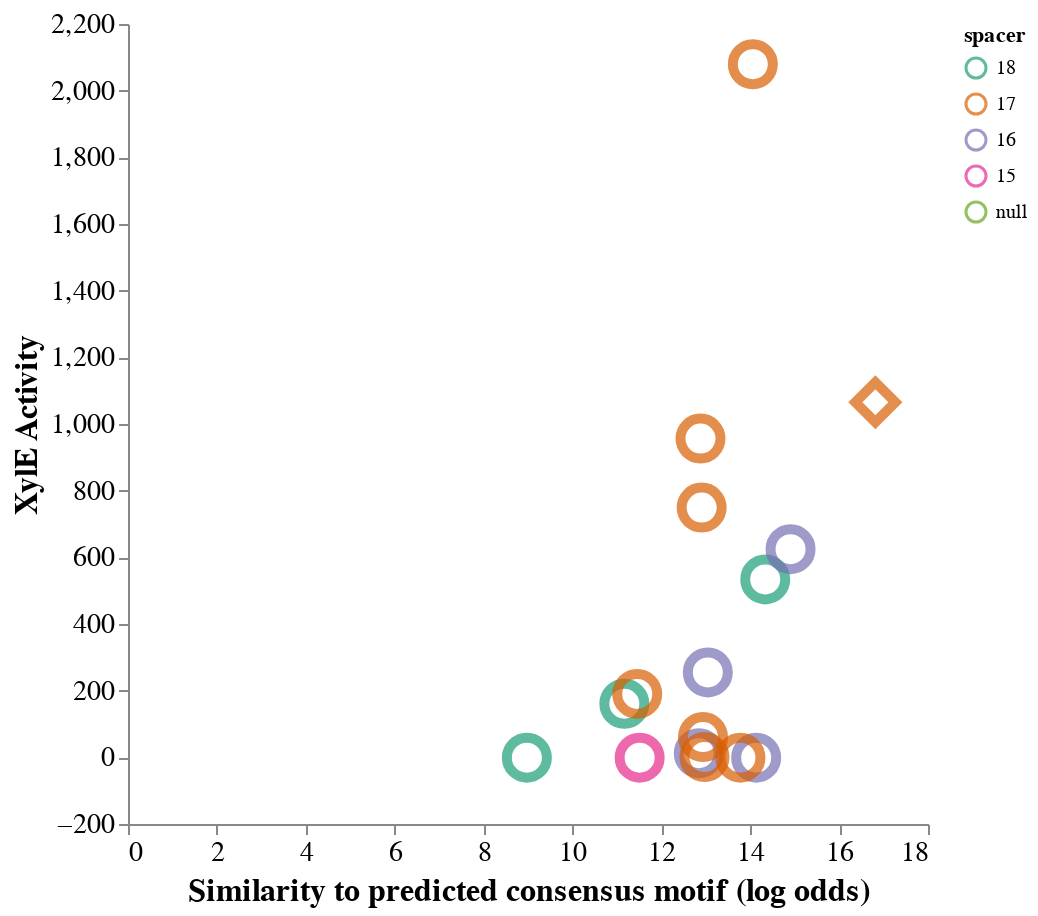

The code cell stored with this chart in its notebook:
### Markdown cell above
# score vs xylE

### Code cell
# scatter plot of hex1 vs hex 2
dfx = xyle_df[xyle_df['assayed'] == 1]
# separate synthetic consensus promoter
synth = xyle_df[xyle_df['locus_tag'] == "Temp1"]
dfx = dfx[dfx['locus_tag'] != "Temp1"]

# plot promoter predictions as circles
scatter = alt.Chart(dfx).mark_point().encode(
    x=alt.X('total_score:Q',axis=alt.Axis(title="Similarity to predicted consensus motif (log odds)")),
    y=alt.Y('mean_xyle:Q',axis=alt.Axis(title="XylE Activity")),
    color=alt.Color('spacer:N',scale=alt.Scale(scheme='dark2'),sort='descending'),
    # sinebow, tableau10, viridis, set2
    size=alt.value(400),
    strokeWidth=alt.value(5),
    tooltip=["desc:N","hex1:N",'hex2:N','total_score:Q','mean_xyle:Q'],
)

# plot synthetic consensus as a diamond
consensus = alt.Chart(synth).mark_point(
    shape='diamond'
).encode(
    x=alt.X('total_score:Q',axis=alt.Axis(title="Similarity to predicted consensus motif (log odds)")),
    y=alt.Y('mean_xyle:Q',axis=alt.Axis(title="XylE Activity")),
    color=alt.Color('spacer:N',scale=alt.Scale(scheme='dark2'),sort='descending'),
    # sinebow, tableau10, viridis, set2
    size=alt.value(400),
    strokeWidth=alt.value(5),
    tooltip=["desc:N","hex1:N",'hex2:N','total_score:Q','mean_xyle:Q'],
)

#combo.save('consensus_scatter.html')
chart = scatter + consensus
    
chart.properties(
    width=400,
    height=400
).configure_axis(
    labelFontSize=14,
    titleFontSize=16,
    grid=False
).configure_view(
    strokeWidth=0
).interactive()

### Figure 1 — Vega-Lite specification as saved in the notebook (floating-point values rounded to 4 significant figures)
{"config": {"view": {"continuousWidth": 400, "continuousHeight": 300, "strokeWidth": 0}, "axis": {"grid": false, "labelFontSize": 14, "titleFontSize": 16}}, "layer": [{"data": {"name": "data-b27e710e72d23e3da5a265bd1ea6e6b6"}, "mark": "point", "encoding": {"color": {"type": "nominal", "field": "spacer", "scale": {"scheme": "dark2"}, "sort": "descending"}, "size": {"value": 400}, "strokeWidth": {"value": 5}, "tooltip": [{"type": "nominal", "field": "desc"}, {"type": "nominal", "field": "hex1"}, {"type": "nominal", "field": "hex2"}, {"type": "quantitative", "field": "total_score"}, {"type": "quantitative", "field": "mean_xyle"}], "x": {"type": "quantitative", "axis": {"title": "Similarity to predicted consensus motif (log odds)"}, "field": "total_score"}, "y": {"type": "quantitative", "axis": {"title": "XylE Activity"}, "field": "mean_xyle"}}, "selection": {"selector001": {"type": "interval", "bind": "scales", "encodings": ["x", "y"]}}}, {"data": {"name": "data-397365573a9db03933d32c473fda4289"}, "mark": {"type": "point", "shape": "diamond"}, "encoding": {"color": {"type": "nominal", "field": "spacer", "scale": {"scheme": "dark2"}, "sort": "descending"}, "size": {"value": 400}, "strokeWidth": {"value": 5}, "tooltip": [{"type": "nominal", "field": "desc"}, {"type": "nominal", "field": "hex1"}, {"type": "nominal", "field": "hex2"}, {"type": "quantitative", "field": "total_score"}, {"type": "quantitative", "field": "mean_xyle"}], "x": {"type": "quantitative", "axis": {"title": "Similarity to predicted consensus motif (log odds)"}, "field": "total_score"}, "y": {"type": "quantitative", "axis": {"title": "XylE Activity"}, "field": "mean_xyle"}}}], "height": 400, "width": 400, "$schema": "https://vega.github.io/schema/vega-lite/v4.0.2.json", "datasets": {"data-b27e710e72d23e3da5a265bd1ea6e6b6": [{"locus_tag": "EQU24_RS02895", "desc": "EQU24_RS02895||exosortase system-associated protein, TIGR04073 family", "manual_desc": "Exosortase system-associated protein - EQU24_RS02895", "motif_block": "TTGACAACATTCAACCTTTAGGCTATTGT", "hex1": "TTGACA", "hex1_score": 8.353, "hex2": "TATTGT", "hex2_score": 5.705, "total_score": 14.06, "spacer": 17.0, "rep1": 2438.0, "rep2": 2572.0, "rep3": 1228.0, "assayed": 1, "include?": 1, "category": "prediction", "mean_xyle": 2079.0, "std_xyle": 604.2, "std_low": 1475.0, "std_high": 2684.0}, {"locus_tag": "EQU24_RS02970", "desc": "EQU24_RS02970|pqqA|pyrroloquinoline quinone precursor peptide PqqA", "manual_desc": "PQQ precursor peptide (pqqA) - EQU24_RS02970", "motif_block": "TTGCTTTGCCTAAATTATCGTCGTATACT", "hex1": "TTGCTT", "hex1_score": 5.215, "hex2": "TATACT", "hex2_score": 7.692, "total_score": 12.91, "spacer": 17.0, "rep1": 675.2, "rep2": 789.0, "rep3": 783.2, "assayed": 1, "include?": 1, "category": "scramble", "mean_xyle": 749.1, "std_xyle": 52.33, "std_low": 696.8, "std_high": 801.5}, {"locus_tag": "EQU24_RS03495", "desc": "EQU24_RS03495||cold-shock protein", "manual_desc": "Cold-shock protein - EQU24_RS03495", "motif_block": "TTGACTTTGGGGAAATAAGGCATAGAAT", "hex1": "TTGACT", "hex1_score": 7.306, "hex2": "TAGAAT", "hex2_score": 5.74, "total_score": 13.05, "spacer": 16.0, "rep1": 213.0, "rep2": 362.6, "rep3": 189.0, "assayed": 1, "include?": 1, "category": "prediction", "mean_xyle": 254.9, "std_xyle": 76.81, "std_low": 178.1, "std_high": 331.7}, {"locus_tag": "EQU24_RS07185", "desc": "EQU24_RS07185||glutamate--ammonia ligase", "manual_desc": "Glutamate-ammonia ligase - EQU24_RS07185", "motif_block": "TTGTAATTGAGATCAATTAGTTGCTTATAT", "hex1": "TTGTAA", "hex1_score": 5.04, "hex2": "TTATAT", "hex2_score": 3.934, "total_score": 8.974, "spacer": 18.0, "rep1": -1.0, "rep2": -1.0, "rep3": -1.0, "assayed": 1, "include?": 0, "category": "prediction", "mean_xyle": -1.0, "std_xyle": 0.0, "std_low": -1.0, "std_high": -1.0}, {"locus_tag": "EQU24_RS10370", "desc": "EQU24_RS10370|acpP|acyl carrier protein", "manual_desc": "Acyl carrier protein - EQU24_RS10370", "motif_block": "GTGATATTTTTATAATATAAAGTATAAT", "hex1": "GTGATA", "hex1_score": 4.381, "hex2": "TATAAT", "hex2_score": 8.462, "total_score": 12.84, "spacer": 16.0, "rep1": 12.0, "rep2": 37.8, "rep3": -12.8, "assayed": 1, "include?": 0, "category": "prediction", "mean_xyle": 12.33, "std_xyle": 20.66, "std_low": -8.325, "std_high": 32.99}, {"locus_tag": "EQU24_RS12095", "desc": "EQU24_RS12095||cytochrome c", "manual_desc": "Cytochrome c - EQU24_RS12095", "motif_block": "TTGAATTTTTACGTTAAATCCCCTATTCT", "hex1": "TTGAAT", "hex1_score": 5.952, "hex2": "TATTCT", "hex2_score": 6.985, "total_score": 12.94, "spacer": 17.0, "rep1": 93.4, "rep2": 45.6, "rep3": 43.6, "assayed": 1, "include?": 0, "category": "prediction", "mean_xyle": 60.87, "std_xyle": 23.02, "std_low": 37.85, "std_high": 83.89}, {"locus_tag": "EQU24_RS12525", "desc": "EQU24_RS12525|ssrA|transfer-messenger RNA", "manual_desc": "Transfer-messenger RNA (ssrA) - EQU24_RS12525", "motif_block": "TTGCTAATGATGAATTTAATTGTTAATAT", "hex1": "TTGCTA", "hex1_score": 6.263, "hex2": "TAATAT", "hex2_score": 6.618, "total_score": 12.88, "spacer": 17.0, "rep1": 987.2, "rep2": 1047.0, "rep3": 834.4, "assayed": 1, "include?": 1, "category": "scramble", "mean_xyle": 956.3, "std_xyle": 89.65, "std_low": 866.7, "std_high": 1046.0}, {"locus_tag": "EQU24_RS15100", "desc": "EQU24_RS15100||HU family DNA-binding protein", "manual_desc": "HU family DNA-binding protein - EQU24_RS15100", "motif_block": "TTGACACTTTATGAGTCGTGTTGATATAAA", "hex1": "TTGACA", "hex1_score": 8.353, "hex2": "TATAAA", "hex2_score": 5.984, "total_score": 14.34, "spacer": 18.0, "rep1": 600.4, "rep2": 492.8, "rep3": 507.8, "assayed": 1, "include?": 1, "category": "prediction", "mean_xyle": 533.7, "std_xyle": 47.58, "std_low": 486.1, "std_high": 581.2}, {"locus_tag": "EQU24_RS15535", "desc": "EQU24_RS15535||hypothetical protein", "manual_desc": "hypothetical protein - EQU24_RS15535", "motif_block": "TTTACTAAGAAAGGCTGATCAAGGTATAGT", "hex1": "TTTACT", "hex1_score": 4.756, "hex2": "TATAGT", "hex2_score": 6.411, "total_score": 11.17, "spacer": 18.0, "rep1": 187.6, "rep2": 155.8, "rep3": 139.0, "assayed": 1, "include?": 0, "category": "prediction", "mean_xyle": 160.8, "std_xyle": 20.15, "std_low": 140.6, "std_high": 181.0}, {"locus_tag": "EQU24_RS15745", "desc": "EQU24_RS15745||cold-shock protein", "manual_desc": "Cold-shock protein - EQU24_RS15745", "motif_block": "TTGCTTTCCTGATTAGCCGGCTTTATTAT", "hex1": "TTGCTT", "hex1_score": 5.215, "hex2": "TATTAT", "hex2_score": 7.756, "total_score": 12.97, "spacer": 17.0, "rep1": -22.8, "rep2": 10.2, "rep3": 14.6, "assayed": 1, "include?": 0, "category": "prediction", "mean_xyle": 0.6667, "std_xyle": 16.69, "std_low": -16.02, "std_high": 17.36}, {"locus_tag": "EQU24_RS18355", "desc": "EQU24_RS18355||hypothetical protein", "manual_desc": "Hypothetical protein - EQU24_RS18355", "motif_block": "TTTATAAGATTTCCGTTTATTTTATAAT", "hex1": "TTTATA", "hex1_score": 5.672, "hex2": "TATAAT", "hex2_score": 8.462, "total_score": 14.13, "spacer": 16.0, "rep1": -1.0, "rep2": -1.0, "rep3": -1.0, "assayed": 1, "include?": 0, "category": "prediction", "mean_xyle": -1.0, "std_xyle": 0.0, "std_low": -1.0, "std_high": -1.0}, {"locus_tag": "EQU24_RS19105", "desc": "EQU24_RS19105|rpsT|30S ribosomal protein S20", "manual_desc": "30S ribosomal protein S20 - EQU24_RS19105", "motif_block": "TTGACAATAGTAGCACTACGCAAGATAAT", "hex1": "TTGACA", "hex1_score": 8.353, "hex2": "GATAAT", "hex2_score": 5.426, "total_score": 13.78, "spacer": 17.0, "rep1": -1.0, "rep2": -1.0, "rep3": -1.0, "assayed": 1, "include?": 0, "category": "prediction", "mean_xyle": -1.0, "std_xyle": 0.0, "std_low": -1.0, "std_high": -1.0}, {"locus_tag": "EQU24_RS19315", "desc": "EQU24_RS19315|pmoC|methane monooxygenase/ammonia monooxygenase subunit C", "manual_desc": "Methane monooxygenase subunit C (pmoC) - EQU24_RS19315", "motif_block": "TTGACAAGCCTTTTCGAAATGATAAACT", "hex1": "TTGACA", "hex1_score": 8.353, "hex2": "TAAACT", "hex2_score": 6.554, "total_score": 14.91, "spacer": 16.0, "rep1": 502.6, "rep2": 444.8, "rep3": 926.0, "assayed": 1, "include?": 1, "category": "scramble", "mean_xyle": 624.5, "std_xyle": 214.5, "std_low": 409.9, "std_high": 839.0}, {"locus_tag": "EQU24_RS19765", "desc": "EQU24_RS19765|rnpB|RNase P RNA component class A", "manual_desc": "RNase P RNA component class A - EQU24_RS19765", "motif_block": "CCGACATGTTTTTAATTCGCGTATAAT", "hex1": "CCGACA", "hex1_score": 3.05, "hex2": "TATAAT", "hex2_score": 8.462, "total_score": 11.51, "spacer": 15.0, "rep1": -1.0, "rep2": -1.0, "rep3": -1.0, "assayed": 1, "include?": 0, "category": "prediction", "mean_xyle": -1.0, "std_xyle": 0.0, "std_low": -1.0, "std_high": -1.0}, {"locus_tag": "EQU24_RS00520", "desc": "EQU24_RS00520|rpoD|", "manual_desc": "RNA polymerase sigma factor, rpoD - EQU24_RS00520", "motif_block": "TTAACATAAAAAAGAATATGTTGTATAAT", "hex1": "TTAACA", "hex1_score": 2.996, "hex2": "TATAAT", "hex2_score": 8.462, "total_score": 11.46, "spacer": 17.0, "rep1": 201.6, "rep2": 180.0, "rep3": 189.0, "assayed": 1, "include?": 1, "category": "control", "mean_xyle": 190.2, "std_xyle": 8.859, "std_low": 181.3, "std_high": 199.1}, {"locus_tag": "Temp2", "desc": "Full pmoC promoter", "manual_desc": "Full length pmoC promoter", "motif_block": null, "hex1": null, "hex1_score": null, "hex2": null, "hex2_score": null, "total_score": null, "spacer": null, "rep1": 4666.0, "rep2": 4967.0, "rep3": 3402.0, "assayed": 1, "include?": 0, "category": "control", "mean_xyle": 4345.0, "std_xyle": 677.9, "std_low": 3667.0, "std_high": 5023.0}], "data-397365573a9db03933d32c473fda4289": [{"locus_tag": "Temp1", "desc": "Consensus_promoter", "manual_desc": "Predicted consensus promoter, random spacer", "motif_block": "TTGACAGATTTAGTCGTAACTTGTATAAT", "hex1": "TTGACA", "hex1_score": 8.353, "hex2": "TATAAT", "hex2_score": 8.462, "total_score": 16.82, "spacer": 17.0, "rep1": 749.0, "rep2": 689.6, "rep3": 1757.0, "assayed": 1, "include?": 1, "category": "consensus", "mean_xyle": 1065.0, "std_xyle": 490.0, "std_low": 575.4, "std_high": 1555.0}]}}
